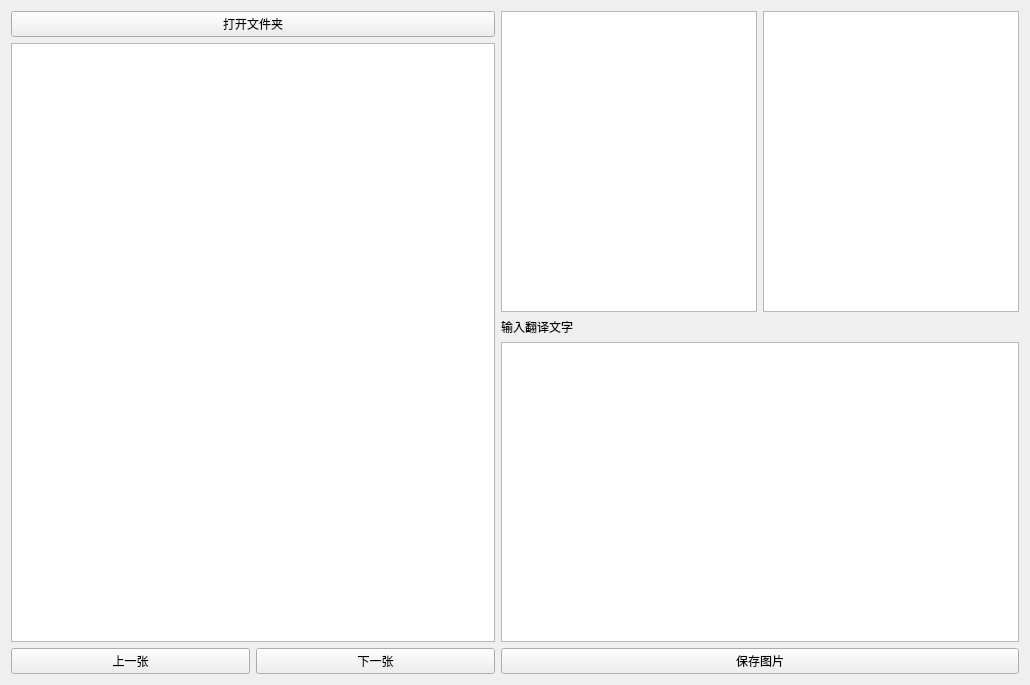
<?xml version="1.0" encoding="UTF-8"?>
<ui version="4.0">
 <class>MainWindow</class>
 <widget class="QMainWindow" name="MainWindow">
  <property name="geometry">
   <rect>
    <x>0</x>
    <y>0</y>
    <width>1030</width>
    <height>685</height>
   </rect>
  </property>
  <property name="windowTitle">
   <string>宇文通翻译</string>
  </property>
  <widget class="QWidget" name="centralWidget">
   <layout class="QHBoxLayout" name="horizontalLayout_3">
    <item>
     <layout class="QVBoxLayout" name="verticalLayout_4">
      <item>
       <widget class="QPushButton" name="openFolder">
        <property name="text">
         <string>打开文件夹</string>
        </property>
       </widget>
      </item>
      <item>
       <widget class="QGraphicsView" name="pageView"/>
      </item>
      <item>
       <layout class="QHBoxLayout" name="horizontalLayout_2">
        <item>
         <widget class="QPushButton" name="preButton">
          <property name="text">
           <string>上一张</string>
          </property>
         </widget>
        </item>
        <item>
         <widget class="QPushButton" name="NextButton">
          <property name="text">
           <string>下一张</string>
          </property>
         </widget>
        </item>
       </layout>
      </item>
     </layout>
    </item>
    <item>
     <layout class="QVBoxLayout" name="verticalLayout_2">
      <item>
       <layout class="QVBoxLayout" name="verticalLayout_3"/>
      </item>
      <item>
       <layout class="QVBoxLayout" name="verticalLayout">
        <item>
         <layout class="QHBoxLayout" name="horizontalLayout">
          <item>
           <widget class="QGraphicsView" name="targetView"/>
          </item>
          <item>
           <widget class="QGraphicsView" name="sourceView"/>
          </item>
         </layout>
        </item>
        <item>
         <layout class="QVBoxLayout" name="verticalLayout_5"/>
        </item>
        <item>
         <widget class="QLabel" name="label">
          <property name="text">
           <string>输入翻译文字</string>
          </property>
         </widget>
        </item>
        <item>
         <widget class="QTextEdit" name="transEdit"/>
        </item>
        <item>
         <widget class="QPushButton" name="saveButton">
          <property name="text">
           <string>保存图片</string>
          </property>
         </widget>
        </item>
       </layout>
      </item>
     </layout>
    </item>
   </layout>
  </widget>
 </widget>
 <layoutdefault spacing="6" margin="11"/>
 <resources/>
 <connections>
  <connection>
   <sender>pageView</sender>
   <signal>rubberBandChanged(QRect,QPointF,QPointF)</signal>
   <receiver>MainWindow</receiver>
   <slot>updateCurrentSelect()</slot>
   <hints>
    <hint type="sourcelabel">
     <x>397</x>
     <y>287</y>
    </hint>
    <hint type="destinationlabel">
     <x>524</x>
     <y>325</y>
    </hint>
   </hints>
  </connection>
 </connections>
 <slots>
  <slot>updateCurrentSelect()</slot>
 </slots>
</ui>
